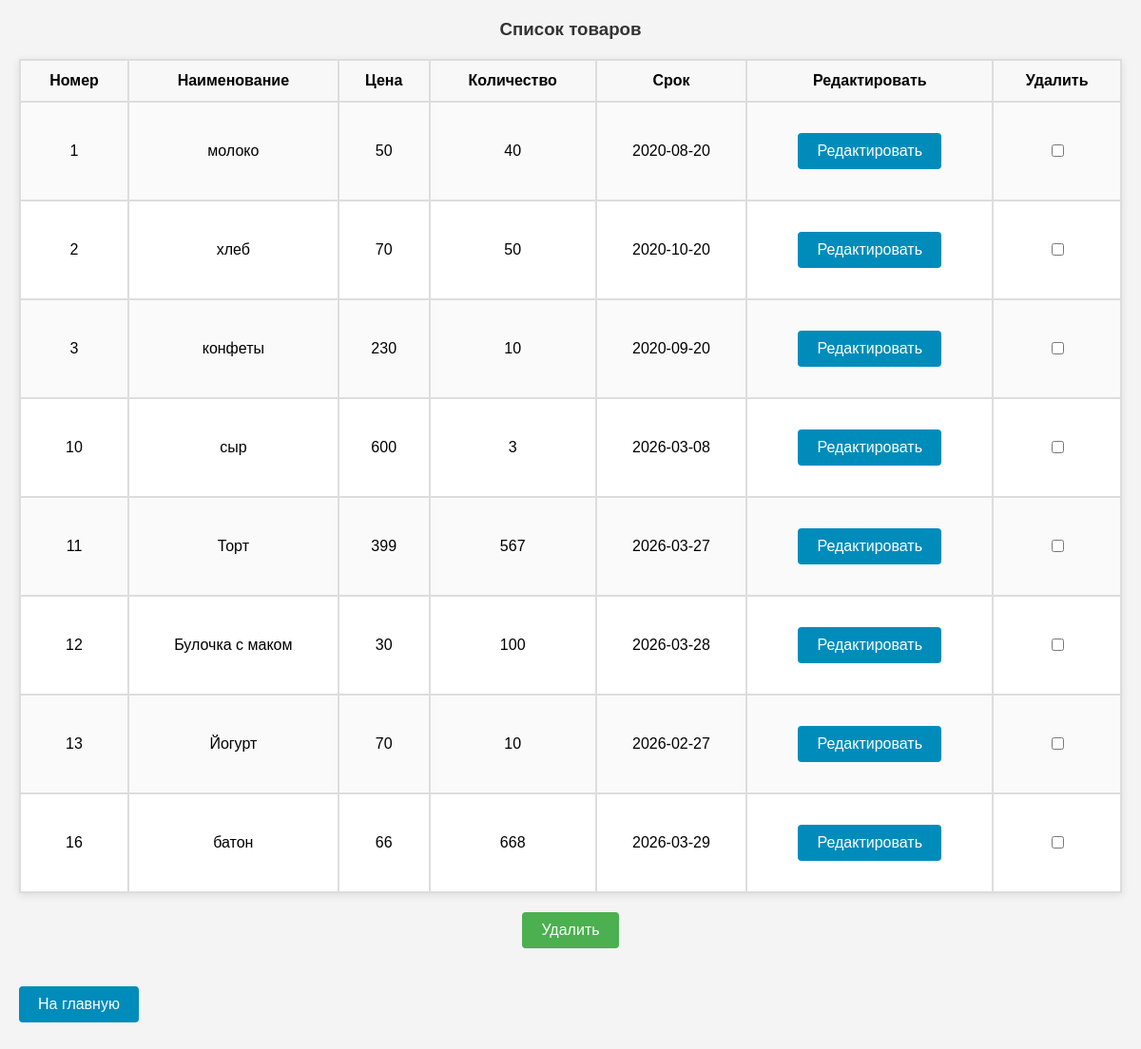
/thmyhcr-m1/ud_tovars.php, run on the app's committed database.
### tables this page shows
CREATE TABLE `tovars` (
  `id` int NOT NULL,
  `name` varchar(100) NOT NULL,
  `cena` float NOT NULL,
  `kol` int NOT NULL,
  `srok` date NOT NULL,
  `id_cat` int NOT NULL
);

### thmyhcr-m1/ud_tovars.php (the view, shortened to what this page needs)
<?php
include "bdconnect.php";
?>
<!DOCTYPE html>
<html lang="ru">
<head>
</head>
<body>
<h3 align="center">Список товаров</h3>
<form method="post" action="ud_tovars.php">
    <table>
        <tr>
            <th>Номер</th>
            <th>Наименование</th>
            <th>Цена</th>
            <th>Количество</th>
            <th>Срок</th>
            <th>Редактировать</th>
            <th>Удалить</th>
        </tr>
        <?php
        $result = mysqli_query($link,"select * from tovars");
        while($row = mysqli_fetch_array($result))
        {
            $id = $row[0];
            echo "<tr>
                <td>".$row["id"]."</td>
                <td>".$row["name"]."</td>
                <td>".$row["cena"]."</td>
                <td>".$row["kol"]."</td>
                <td>".$row["srok"]."</td>
                <td><a href='update.php?id=".$id."'>Редактировать</a></td>
                <td><input type='checkbox' name='ud_id[]' value='".$id."'></td>
            </tr>";
        }
        ?>
    </table>
    <center><input type="submit" name="ud" value="Удалить"></center>
    <a href="index.php">На главную</a>
</form>
</body>
</html>

### thmyhcr-m1/ud_tovars.php (style rules this page uses)
body { font-family: Arial, sans-serif; background-color: #f4f4f4; margin: 20px; }
h3 { text-align: center; color: #333; }
table { width: 100%; border-collapse: collapse; margin: 20px 0; box-shadow: 0 2px 8px rgba(0,0,0,0.1); background-color: #fff; }
th, td { padding: 12px; border: 2px solid #ddd; text-align: center; }
th { background-color: #f8f8f8; font-weight: bold; }
tr:nth-child(even) { background-color: #fafafa; }
input[type="submit"] { padding: 10px 20px; background-color: #4CAF50; color: white; border: none; border-radius: 4px; cursor: pointer; font-size: 16px; }
a { display: inline-block; margin: 20px 0; padding: 10px 20px; background-color: #008CBA; color: white; text-decoration: none; border-radius: 4px; }
center { margin-bottom: 20px; }

### data on the page
tovars: id "1", name "молоко", cena "50", kol "40", srok "2020-08-20"
tovars: id "2", name "хлеб", cena "70", kol "50", srok "2020-10-20"
tovars: id "3", name "конфеты", cena "230", kol "10", srok "2020-09-20"
tovars: id "10", name "сыр", cena "600", kol "3", srok "2026-03-08"
tovars: id "11", name "Торт", cena "399", kol "567", srok "2026-03-27"
tovars: id "12", name "Булочка с маком", cena "30", kol "100", srok "2026-03-28"
tovars: id "13", name "Йогурт", cena "70", kol "10", srok "2026-02-27"
tovars: id "16", name "батон", cena "66", kol "668", srok "2026-03-29"
